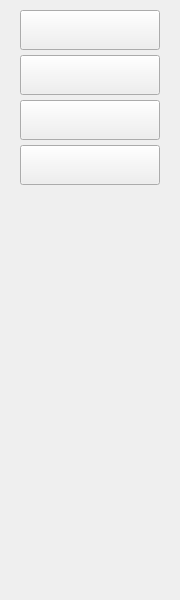
<?xml version="1.0" encoding="UTF-8"?>
<ui version="4.0">
 <class>FormInput</class>
 <widget class="QWidget" name="FormInput">
  <property name="geometry">
   <rect>
    <x>0</x>
    <y>0</y>
    <width>180</width>
    <height>600</height>
   </rect>
  </property>
  <property name="windowTitle">
   <string>Form</string>
  </property>
  <widget class="QLabel" name="label">
   <property name="geometry">
    <rect>
     <x>30</x>
     <y>250</y>
     <width>101</width>
     <height>101</height>
    </rect>
   </property>
   <property name="text">
    <string/>
   </property>
  </widget>
  <widget class="QPushButton" name="InputBtn">
   <property name="geometry">
    <rect>
     <x>20</x>
     <y>10</y>
     <width>140</width>
     <height>40</height>
    </rect>
   </property>
   <property name="text">
    <string/>
   </property>
  </widget>
  <widget class="QPushButton" name="OutDataBtn">
   <property name="geometry">
    <rect>
     <x>20</x>
     <y>55</y>
     <width>140</width>
     <height>40</height>
    </rect>
   </property>
   <property name="text">
    <string/>
   </property>
  </widget>
  <widget class="QPushButton" name="OutReportBtn">
   <property name="geometry">
    <rect>
     <x>20</x>
     <y>100</y>
     <width>140</width>
     <height>40</height>
    </rect>
   </property>
   <property name="text">
    <string/>
   </property>
  </widget>
  <widget class="QPushButton" name="EChartsBtn">
   <property name="geometry">
    <rect>
     <x>20</x>
     <y>145</y>
     <width>140</width>
     <height>40</height>
    </rect>
   </property>
   <property name="text">
    <string/>
   </property>
  </widget>
 </widget>
 <resources/>
 <connections/>
</ui>
